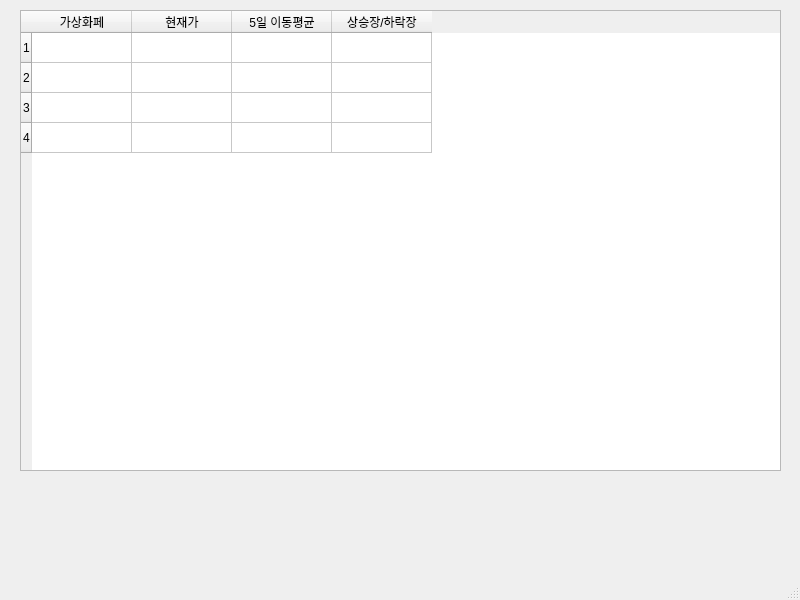
<?xml version="1.0" encoding="UTF-8"?>
<ui version="4.0">
 <class>MainWindow</class>
 <widget class="QMainWindow" name="MainWindow">
  <property name="geometry">
   <rect>
    <x>0</x>
    <y>0</y>
    <width>800</width>
    <height>600</height>
   </rect>
  </property>
  <property name="windowTitle">
   <string>MainWindow</string>
  </property>
  <widget class="QWidget" name="centralwidget">
   <widget class="QTableWidget" name="tableWidget">
    <property name="geometry">
     <rect>
      <x>20</x>
      <y>10</y>
      <width>761</width>
      <height>461</height>
     </rect>
    </property>
    <property name="rowCount">
     <number>4</number>
    </property>
    <row/>
    <row/>
    <row/>
    <row/>
    <column>
     <property name="text">
      <string>가상화페</string>
     </property>
    </column>
    <column>
     <property name="text">
      <string>현재가</string>
     </property>
    </column>
    <column>
     <property name="text">
      <string>5일 이동평균</string>
     </property>
    </column>
    <column>
     <property name="text">
      <string>상승장/하락장</string>
     </property>
    </column>
   </widget>
  </widget>
  <widget class="QMenuBar" name="menubar">
   <property name="geometry">
    <rect>
     <x>0</x>
     <y>0</y>
     <width>800</width>
     <height>24</height>
    </rect>
   </property>
  </widget>
  <widget class="QStatusBar" name="statusbar"/>
 </widget>
 <resources/>
 <connections/>
</ui>
